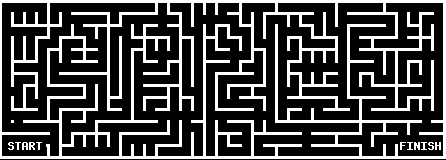
#> input picture statement3/MAZE_D.png, 446 x 160 px
$ python dfs.py
#> lines starting #> are read from the running program, lines starting #| are printed output that depends on the picture; after the words box and inside, x2 and y2 are one past the last pixel; in counts of white or black regions, pixels touching at a corner belong together

from cv2 import cv2 as cv2
import sys
sys.setrecursionlimit(10**8)
import numpy as np
im=cv2.imread('MAZE_D.png')
#> im is the input picture: shape (160, 446, 3); 26.7% white; 13 white regions (1 under 20 px), largest, box (x1, y1, x2, y2) and area: (0, 0, 446, 159) 18744, (414, 142, 420, 150) 38, (22, 142, 28, 150) 34
img=cv2.cvtColor(im,cv2.COLOR_BGR2GRAY)
img[140:155, 3:41] = 0
img[140:155, 400:441] = 0
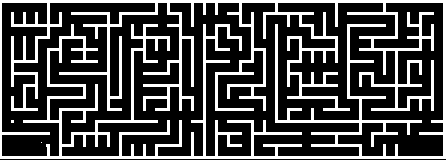
#> img: shape (160, 446); 26.3% white; 3 white regions (2 under 20 px), largest, box (x1, y1, x2, y2) and area: (0, 0, 446, 159) 18744
start = [142,38]
stack=[]
stack.append(start)
def valid(node):
    if node [0] in range (0,179) and node [1] in range (0,455):
        return True
    return False
def neighbors(img,node):#up,right,down,left
     up=node[0]-1,node[1]
     right=node[0],node[1]+1
     down=node[0]+1,node[1]
     left=node[0],node[1]-1
     if img[up]==0 and valid(up) :
         img[up]=100
#> img: shape (160, 446); under 0.01% of pixels changed, all inside (x1, y1, x2, y2) = (38, 141, 39, 142)
         return img,up
     elif img[right]==0 and valid(right):
         img[right]=100
         return img,right
     elif img[down]==0 and valid(down):
         img[down]=100
         return img,down
     elif img[left]==0 and valid(left):
         img[left]=100
         return img,left
     return img,None
def depth(img,stack):
    a,next_node=neighbors(img,stack[-1])
#> next_node = (141, 38)
    if next_node == None:
         stack.pop()
         return depth(a,stack)
    stack.append(next_node)
    b=stack[-1]
#> b = (141, 38)
    if (b[0]==140 and b[1]==400):
         return stack
    return depth(a,stack)
#> in neighbors (call 2), `img[up]=100`: img: shape (160, 446); min 0, max 255, mean 67
#> in neighbors (call 3), `img[up]=100`: img: shape (160, 446); min 0, max 255, mean 67
#> in neighbors (call 4), `img[up]=100`: img: shape (160, 446); min 0, max 255, mean 67
#> in neighbors (call 5), `img[up]=100`: img: shape (160, 446); min 0, max 255, mean 67
#> in neighbors (call 6), `img[up]=100`: img: shape (160, 446); min 0, max 255, mean 67
#> in neighbors (call 7), `img[up]=100`: img: shape (160, 446); min 0, max 255, mean 67
#> in neighbors (call 8), `img[right]=100`: img: shape (160, 446); min 0, max 255, mean 67
#> in neighbors (call 9), `img[right]=100`: img: shape (160, 446); min 0, max 255, mean 67
#> in neighbors (call 10), `img[right]=100`: img: shape (160, 446); min 0, max 255, mean 67
#> in neighbors (call 11), `img[right]=100`: img: shape (160, 446); min 0, max 255, mean 67
#> in neighbors (call 12), `img[right]=100`: img: shape (160, 446); min 0, max 255, mean 67
#> in neighbors (call 13), `img[right]=100`: img: shape (160, 446); min 0, max 255, mean 67
#> in neighbors (call 14), `img[right]=100`: img: shape (160, 446); min 0, max 255, mean 67
#> in neighbors (call 15), `img[right]=100`: img: shape (160, 446); min 0, max 255, mean 67
#> in neighbors (call 16), `img[right]=100`: img: shape (160, 446); min 0, max 255, mean 67
#> in neighbors (call 17), `img[right]=100`: img: shape (160, 446); min 0, max 255, mean 67
#> in neighbors (call 18), `img[right]=100`: img: shape (160, 446); min 0, max 255, mean 67
#> in neighbors (call 19), `img[right]=100`: img: shape (160, 446); min 0, max 255, mean 67
#> in neighbors (call 20), `img[up]=100`: img: shape (160, 446); min 0, max 255, mean 67
#> in neighbors (call 21), `img[up]=100`: img: shape (160, 446); min 0, max 255, mean 67
#> in neighbors (call 22), `img[up]=100`: img: shape (160, 446); min 0, max 255, mean 67
#> in neighbors (call 23), `img[up]=100`: img: shape (160, 446); min 0, max 255, mean 67
#> in neighbors (call 24), `img[up]=100`: img: shape (160, 446); min 0, max 255, mean 67
#> in neighbors (call 25), `img[up]=100`: img: shape (160, 446); min 0, max 255, mean 67.1
#> in neighbors (call 26), `img[up]=100`: img: shape (160, 446); min 0, max 255, mean 67.1
#> in neighbors (call 27), `img[up]=100`: img: shape (160, 446); min 0, max 255, mean 67.1
#> in neighbors (call 28), `img[up]=100`: img: shape (160, 446); min 0, max 255, mean 67.1
#> in neighbors (call 29), `img[up]=100`: img: shape (160, 446); min 0, max 255, mean 67.1
#> in neighbors (call 30), `img[up]=100`: img: shape (160, 446); min 0, max 255, mean 67.1
#> in neighbors (call 31), `img[up]=100`: img: shape (160, 446); min 0, max 255, mean 67.1
#> in neighbors (call 32), `img[right]=100`: img: shape (160, 446); min 0, max 255, mean 67.1
#> in neighbors (call 33), `img[right]=100`: img: shape (160, 446); min 0, max 255, mean 67.1
#> in neighbors (call 34), `img[right]=100`: img: shape (160, 446); min 0, max 255, mean 67.1
#> in neighbors (call 35), `img[right]=100`: img: shape (160, 446); min 0, max 255, mean 67.1
#> in neighbors (call 36), `img[right]=100`: img: shape (160, 446); min 0, max 255, mean 67.1
#> in neighbors (call 37), `img[right]=100`: img: shape (160, 446); min 0, max 255, mean 67.1
#> in neighbors (call 38), `img[right]=100`: img: shape (160, 446); min 0, max 255, mean 67.1
#> in neighbors (call 39), `img[right]=100`: img: shape (160, 446); min 0, max 255, mean 67.1
#> in depth (call 40), `a,next_node=neighbors(img,stack[-1])`: a: shape (160, 446); min 0, max 255, mean 67.1
a=depth(img,stack)
#> a = 11683 pairs, first value 3 to 155, second value 22 to 442
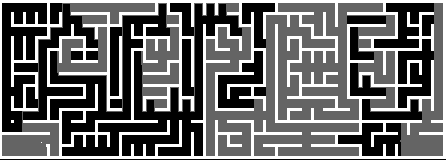
#> img: shape (160, 446); min 0, max 255, mean 102.6
while a:
#> (the run stopped early here; a loop or call above may not have finished)
